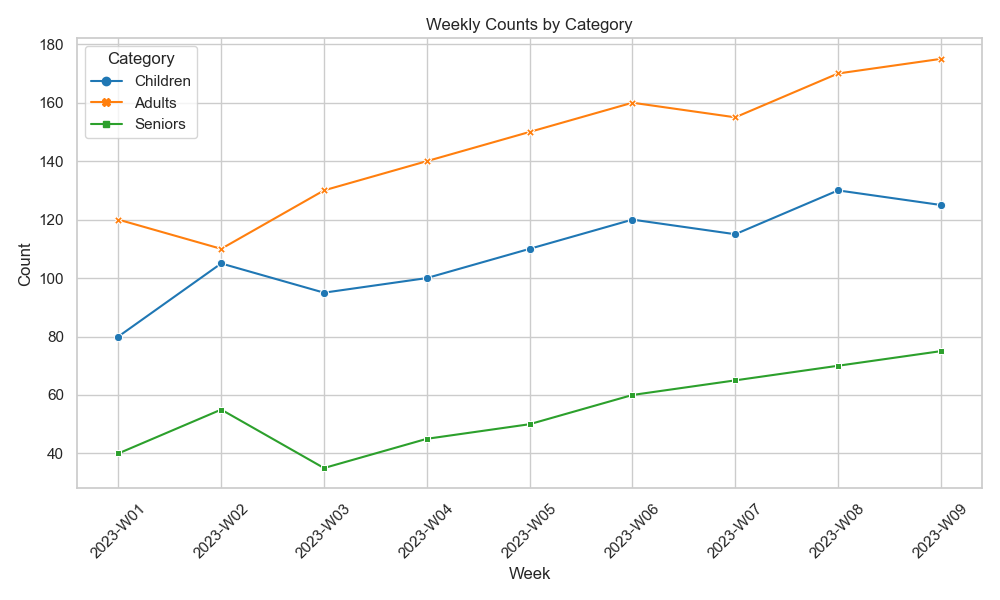

Reproduce this figure in Python.

import pandas as pd
import seaborn as sns
import matplotlib.pyplot as plt

# The given chart table data
data = [
    {'Week': '2023-W01', 'Children': 80, 'Adults': 120, 'Seniors': 40},
    {'Week': '2023-W02', 'Children': 105, 'Adults': 110, 'Seniors': 55},
    {'Week': '2023-W03', 'Children': 95, 'Adults': 130, 'Seniors': 35},
    {'Week': '2023-W04', 'Children': 100, 'Adults': 140, 'Seniors': 45},
    {'Week': '2023-W05', 'Children': 110, 'Adults': 150, 'Seniors': 50},
    {'Week': '2023-W06', 'Children': 120, 'Adults': 160, 'Seniors': 60},
    {'Week': '2023-W07', 'Children': 115, 'Adults': 155, 'Seniors': 65},
    {'Week': '2023-W08', 'Children': 130, 'Adults': 170, 'Seniors': 70},
    {'Week': '2023-W09', 'Children': 125, 'Adults': 175, 'Seniors': 75}
]

# Convert the chart table data into a pandas DataFrame
df = pd.DataFrame(data)

# Melt the DataFrame to long format suitable for seaborn.lineplot
df_long = df.melt(id_vars='Week', var_name='Category', value_name='Count')

# Create a lineplot with Seaborn
sns.set_theme(style='whitegrid')
plt.figure(figsize=(10, 6))

# Generate the line plot with diversification in terms of style and markers
sns.lineplot(data=df_long, x='Week', y='Count', hue='Category', style='Category', 
             palette='tab10', markers=True, dashes=False)

# Rotate the x-axis labels for better readability
plt.xticks(rotation=45)

# Set plot title and labels
plt.title('Weekly Counts by Category')
plt.xlabel('Week')
plt.ylabel('Count')

# Show a legend
plt.legend(title='Category')

# Adjust plot to prevent cutting off labels
plt.tight_layout()

# Display the plot
plt.show()
